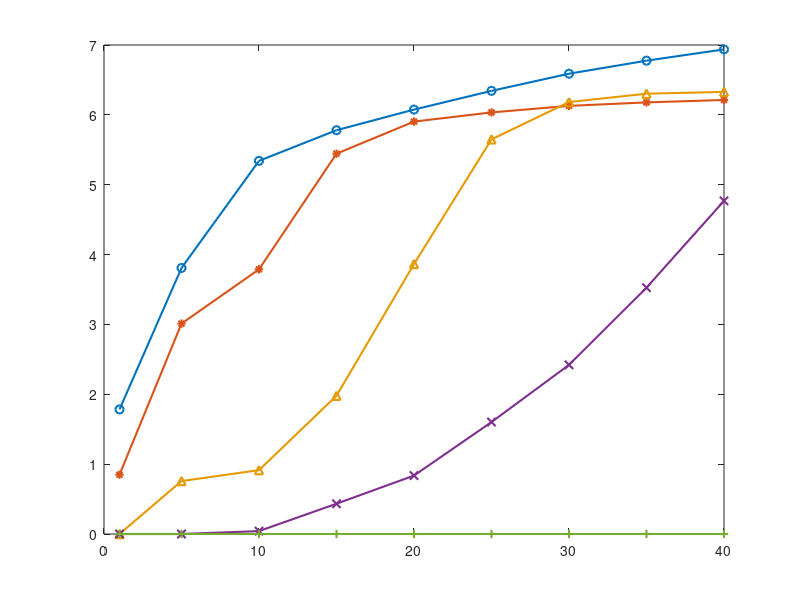

Write MATLAB code to recreate this figure. (Note: this script raises an error after producing the figure.)
load("1 pair/1_pairs_20_seeds_1_trial.mat");
one_min_master_list = min_master_list;

load("2 pairs/2_pairs_5_seeds_1_trial.mat");
two_min_master_list = min_master_list;
load("2 pairs/2_pairs_35_seeds_2_trial.mat");
two_min_master_list = cat(1,two_min_master_list,min_master_list);

load("3 pairs/3_pairs_20_seeds_1_trial.mat");
three_min_master_list = min_master_list;
load("3 pairs/3_pairs_20_seeds_2_trial.mat");
three_min_master_list = cat(1,three_min_master_list,min_master_list);

load("4 pair/4_pairs_5_seeds_1_trial.mat");
four_min_master_list = min_master_list; 
load("4 pair/4_pairs_20_seeds_2_trial.mat");
four_min_master_list = cat(1,four_min_master_list,min_master_list);

load("5 pairs/5_pairs_20_seeds_1_trial.mat");
five_min_master_list = min_master_list; 

L_list = 0:5:40;
L_list(1) = 1;

figure (1)
plot(L_list,max(mean(one_min_master_list),0),'DisplayName','Single pair','Marker','o','LineWidth',1.5);
hold on;
plot(L_list,max(mean(two_min_master_list),0),'DisplayName','Two pairs','Marker','*','LineWidth',1.5);
plot(L_list,max(mean(three_min_master_list),0),'DisplayName','Three pairs','Marker','^','LineWidth',1.5,'Color',[0.9 0.6 0]);
% plot(L_list,mean(max(three_min_master_list_rand,0)),'DisplayName','Three pairs(Rnd)','LineStyle','--','LineWidth',1.5,'Color',[0.9 0.6 0]);
% plot(L_list,no_irs_3_pair,'DisplayName','Three pairs(No-IRS)','LineStyle',':','LineWidth',1.5,'Color',[0.9 0.6 0]);
plot(L_list,max(mean(four_min_master_list),0),'DisplayName','Four pairs','Marker','x','LineWidth',1.5);
plot(L_list,max(mean(five_min_master_list),0),'DisplayName','Five pairs','Marker','+','LineWidth',1.5);
ax = gca;
ax.FontSize = 12;
ax.FontName = 'Times';
xlim([5 40])
xlabel('Number of IRS elements','FontName','Times','FontSize',12)
ylabel('Minimum secrecy Rate(bits/sec/Hz)','FontName','Times','FontSize',12)
lgd = legend('Location','best');
lgd.FontSize = 10;
lgd.FontName = 'Times';
lgd.Position = [0.6656    0.3651    0.2245    0.2429];
grid on;
title({'Variation of Minimum secrecy rate with',' Number of IRS elements'})

print -depsc2 chart_100_3.eps